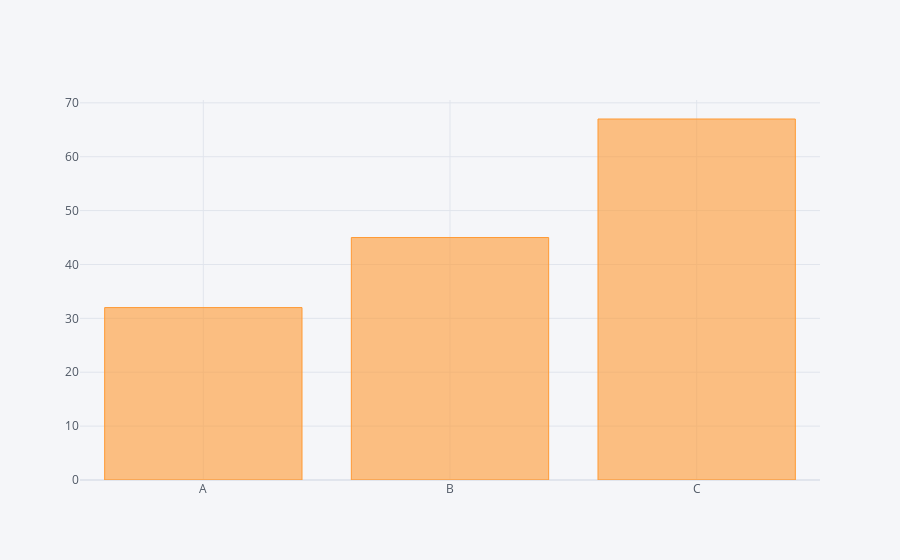

Write notebook code for a chart like this one.
### Code cell
df2.iplot(kind='bar',x='Category',y='Values')

### Figure 1 — Plotly figure (JSON) as saved in the notebook; plotly's stock layout.template omitted (floating-point values rounded to 4 significant figures)
{"data": [{"marker": {"color": "rgba(255, 153, 51, 0.6)", "line": {"color": "rgba(255, 153, 51, 1.0)", "width": 1}}, "name": "Values", "orientation": "v", "text": "", "type": "bar", "x": ["A", "B", "C"], "y": [32, 45, 67]}], "layout": {"legend": {"bgcolor": "#F5F6F9", "font": {"color": "#4D5663"}}, "paper_bgcolor": "#F5F6F9", "plot_bgcolor": "#F5F6F9", "title": {"font": {"color": "#4D5663"}}, "xaxis": {"gridcolor": "#E1E5ED", "showgrid": true, "tickfont": {"color": "#4D5663"}, "title": {"font": {"color": "#4D5663"}, "text": ""}, "zerolinecolor": "#E1E5ED"}, "yaxis": {"gridcolor": "#E1E5ED", "showgrid": true, "tickfont": {"color": "#4D5663"}, "title": {"font": {"color": "#4D5663"}, "text": ""}, "zerolinecolor": "#E1E5ED"}}}
